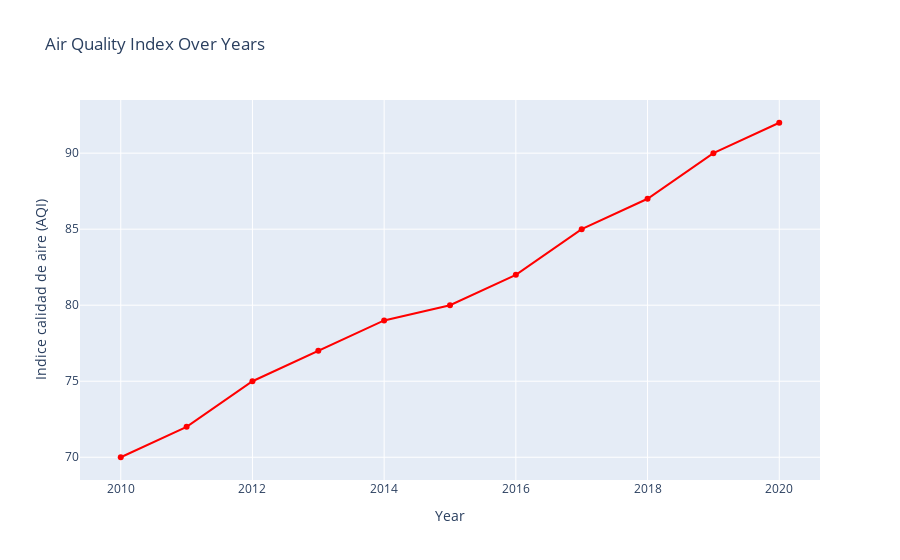

Notebook code cell kept with this figure:
### Code cell
# Grafica del indice de calidad de aire
fig1 = go.Figure()
fig1.add_trace(go.Scatter(x=data['Year'], y=data['AQI'], mode='lines+markers', name='Air Quality Index', line=dict(color='red')))
fig1.update_layout(title='Air Quality Index Over Years', xaxis_title='Year', yaxis_title='Indice calidad de aire (AQI)')
fig1.show()

### Figure 1 — Plotly figure (JSON) as saved in the notebook; plotly's stock layout.template omitted (floating-point values rounded to 4 significant figures)
{"data": [{"line": {"color": "red"}, "mode": "lines+markers", "name": "Air Quality Index", "type": "scatter", "x": [2010, 2011, 2012, 2013, 2014, 2015, 2016, 2017, 2018, 2019, 2020], "y": [70, 72, 75, 77, 79, 80, 82, 85, 87, 90, 92]}], "layout": {"title": {"text": "Air Quality Index Over Years"}, "xaxis": {"title": {"text": "Year"}}, "yaxis": {"title": {"text": "Indice calidad de aire (AQI)"}}}}
